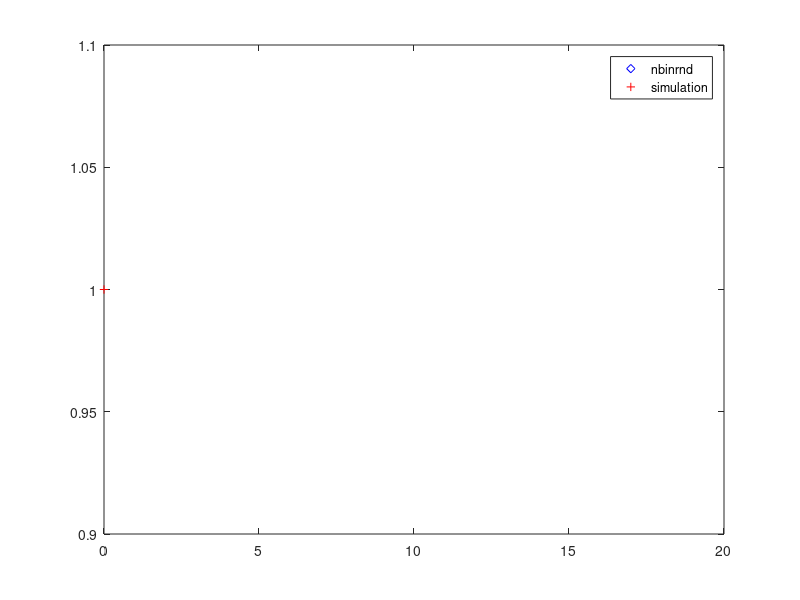

Write the MATLAB code that produced this figure.
clear ALL
n = input('nr of successes = ');
p = input('probability= ');
for j = 1:n
    Y(j) = 0;
    while(rand >= p)
        Y(j) = Y(j)+1;
    end;
end
X = sum(Y);
clear X;

N = input('simulations = ');
for i = 1:N
    for j = 1:n
        Y(j) = 0;
        while(rand >= p)
            Y(j) = Y(j)+1;
        end;
    end
    X(i) = sum(Y);
end


U_X = unique(X);
n_X = hist(X, length(U_X));
rel_freq = n_X / N;


x = 0:20;
y = nbinrnd(x, p);
clf;
plot(x, y, 'bd', U_X, rel_freq, 'r+');
legend('nbinrnd', 'simulation')


